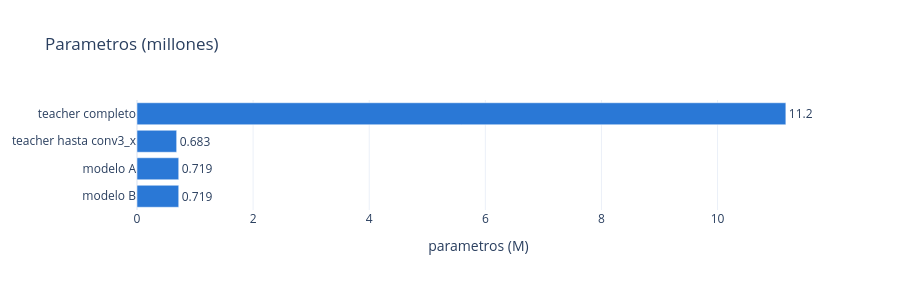
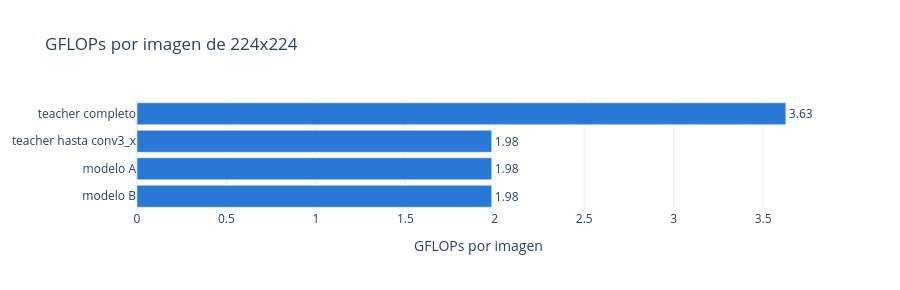

The notebook cell these images were saved under, in order:
### Markdown cell above
### 4.2 Costo: parámetros, memoria y operaciones
Para cada modelo se cuentan sus parámetros, su tamaño en memoria con pesos de 32 bits (4 bytes por parámetro) y los GFLOPs necesarios para calcular el embedding de una imagen de 224×224. Los FLOPs se cuentan con `torch.utils.flop_counter.FlopCounterMode`, que suma las operaciones de cada capa (una multiplicación y una suma cuentan como 2). Los parámetros de A y B incluyen su clasificador FC, que no se usa para el embedding pero sí es parte del modelo entrenado.

### Code cell
# Parameters, memory and GFLOPs per image of each model
cost = pd.DataFrame({
    "modelo": list(MODELS),
    "parametros (M)": [count_parameters(m) / 1e6 for m in MODELS.values()],
    "GFLOPs por imagen": [count_flops(fn) / 1e9 for fn in EMBEDDING.values()],
    "dimension del embedding": [EMBEDDING[name](batch["image"][:1]).shape[1] for name in MODELS],
})
cost["memoria (MB)"] = cost["parametros (M)"] * 4
reference = cost.set_index("modelo").loc["teacher completo"]
cost["% parametros del teacher"] = 100 * cost["parametros (M)"] / reference["parametros (M)"]
cost["% GFLOPs del teacher"] = 100 * cost["GFLOPs por imagen"] / reference["GFLOPs por imagen"]

FIGURES_AB["costo/parametros"] = bar_figure(cost, "modelo", "parametros (M)", "Parametros (millones)")
FIGURES_AB["costo/gflops"] = bar_figure(cost, "modelo", "GFLOPs por imagen", "GFLOPs por imagen de 224x224")
display(cost.set_index("modelo").round(3))
FIGURES_AB["costo/parametros"].show()
FIGURES_AB["costo/gflops"].show()

### Figure 1 — Plotly figure (JSON) as saved in the notebook; plotly's stock layout.template omitted (floating-point values rounded to 4 significant figures)
{"data": [{"cliponaxis": false, "hovertemplate": "%{y}: %{x:.3g}<extra></extra>", "marker": {"color": "#2a78d6"}, "orientation": "h", "text": ["11.2", "0.683", "0.719", "0.719"], "textposition": "outside", "type": "bar", "x": [11.18, 0.6831, 0.7187, 0.7187], "y": ["teacher completo", "teacher hasta conv3_x", "modelo A", "modelo B"]}], "layout": {"font": {"size": 12}, "height": 290, "hovermode": "closest", "legend": {"orientation": "h", "x": 0, "y": 1.02, "yanchor": "bottom"}, "margin": {"r": 80}, "title": {"text": "Parametros (millones)"}, "xaxis": {"title": {"text": "parametros (M)"}}, "yaxis": {"autorange": "reversed"}}}

### Figure 2 — Plotly figure (JSON) as saved in the notebook; plotly's stock layout.template omitted (floating-point values rounded to 4 significant figures)
{"data": [{"cliponaxis": false, "hovertemplate": "%{y}: %{x:.3g}<extra></extra>", "marker": {"color": "#2a78d6"}, "orientation": "h", "text": ["3.63", "1.98", "1.98", "1.98"], "textposition": "outside", "type": "bar", "x": [3.627, 1.983, 1.983, 1.983], "y": ["teacher completo", "teacher hasta conv3_x", "modelo A", "modelo B"]}], "layout": {"font": {"size": 12}, "height": 290, "hovermode": "closest", "legend": {"orientation": "h", "x": 0, "y": 1.02, "yanchor": "bottom"}, "margin": {"r": 80}, "title": {"text": "GFLOPs por imagen de 224x224"}, "xaxis": {"title": {"text": "GFLOPs por imagen"}}, "yaxis": {"autorange": "reversed"}}}
